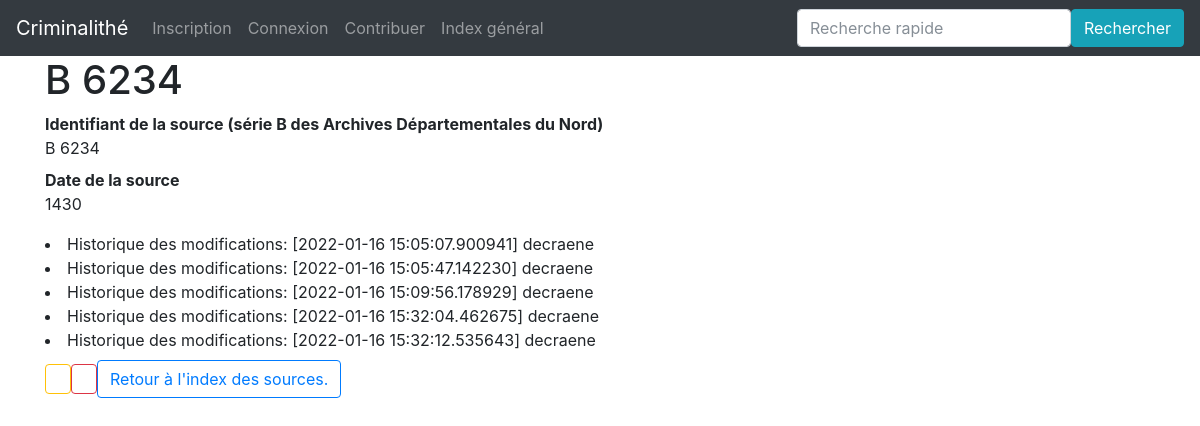
The app's page /source/6234 with its own data.
### app/modeles/donnees.py (models this page shows, shortened)
class Source(db.Model):
    source_id = db.Column(db.Integer, primary_key=True, unique=True, nullable=False, autoincrement=True)
    source_date = db.Column(db.Integer)
    authorships = db.relationship("Authorship", back_populates="source")

class Authorship(db.Model):
    __tablename__ = "authorship"
    authorship_id = db.Column(db.Integer, nullable=True, autoincrement=True, primary_key=True)
    authorship_amendes_id = db.Column(db.Integer, db.ForeignKey("amendes.amendes_id"))
    authorship_user_id = db.Column(db.Integer, db.ForeignKey("user.user_id"))
    authorship_date = db.Column(db.DateTime, default=datetime.datetime.utcnow)
    authorship_personnes_id = db.Column(db.Integer, db.ForeignKey("personnes.personnes_id"))
    authorship_source_id = db.Column(db.Integer, db.ForeignKey("source.source_id"))
    user = db.relationship("User", back_populates="authorships")
    amende = db.relationship("Amendes", back_populates="authorships")
    personne = db.relationship("Personnes", back_populates="authorships")
    source = db.relationship("Source", back_populates="authorships")

### app/modeles/utilisateurs.py (models this page shows, shortened)
class User(UserMixin, db.Model):
    user_id = db.Column(db.Integer, primary_key=True)
    user_nom = db.Column(db.Text)
    user_login = db.Column(db.Text)
    user_email = db.Column(db.Text)
    user_password = db.Column(db.Text)
    authorships = db.relationship("Authorship", back_populates="user")

### app/routes/__init__.py (the view)
@app.route("/source/<int:source_id>")
def source(source_id):
    source_unique = Source.query.filter(Source.source_id == source_id).first()
    return render_template("pages/source.html", source=source_unique)

### app/templates/pages/source.html (shortened to what this page needs)
{% extends "conteneur.html" %}
{% block corps %}
<h1> B {{source.source_id}}</h1>
<dl>
    <dt>Identifiant de la source (série B des Archives Départementales du Nord) </dt><dd>B {{source.source_id}}</dd>
    <dt>Date de la source </dt><dd>{{source.source_date}}</dd>
</dl>
    <dt>
        <dd>
            {% for modification in source.authorships %}
            <li>Historique des modifications: [{{modification.authorship_date}}] {{modification.user.user_nom}}</li>
            {% endfor %}
        </dd>
    </dt>
<p>
        <button type="button" class="btn btn-outline-warning">
<p>
<p>
    <button type="button" class="btn btn-outline-danger">
</p>
<p>
<button type="button" class="btn btn-outline-primary">
    <a href="{{url_for('index_sources')}}">Retour à l'index des sources.</a></li>
</button>
</p>
{% endblock %}

### records on screen
Source: source_id "6234", source_date "1430"
Authorship: authorship_date "2022-01-16 15:05:07.900941", user.user_nom "decraene"
Authorship: authorship_date "2022-01-16 15:05:47.142230", user.user_nom "decraene"
Authorship: authorship_date "2022-01-16 15:09:56.178929", user.user_nom "decraene"
Authorship: authorship_date "2022-01-16 15:32:04.462675", user.user_nom "decraene"
Authorship: authorship_date "2022-01-16 15:32:12.535643", user.user_nom "decraene"
